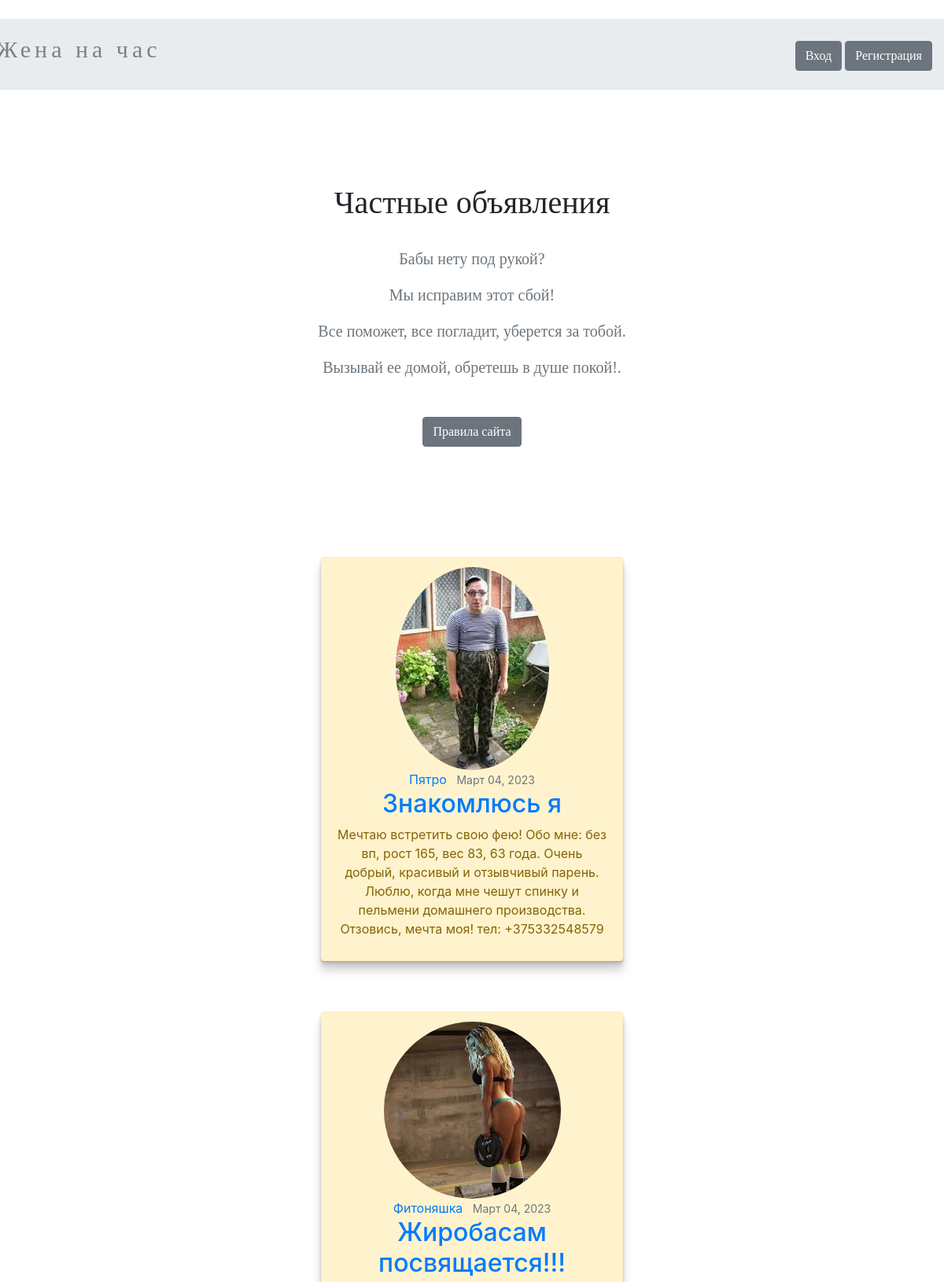
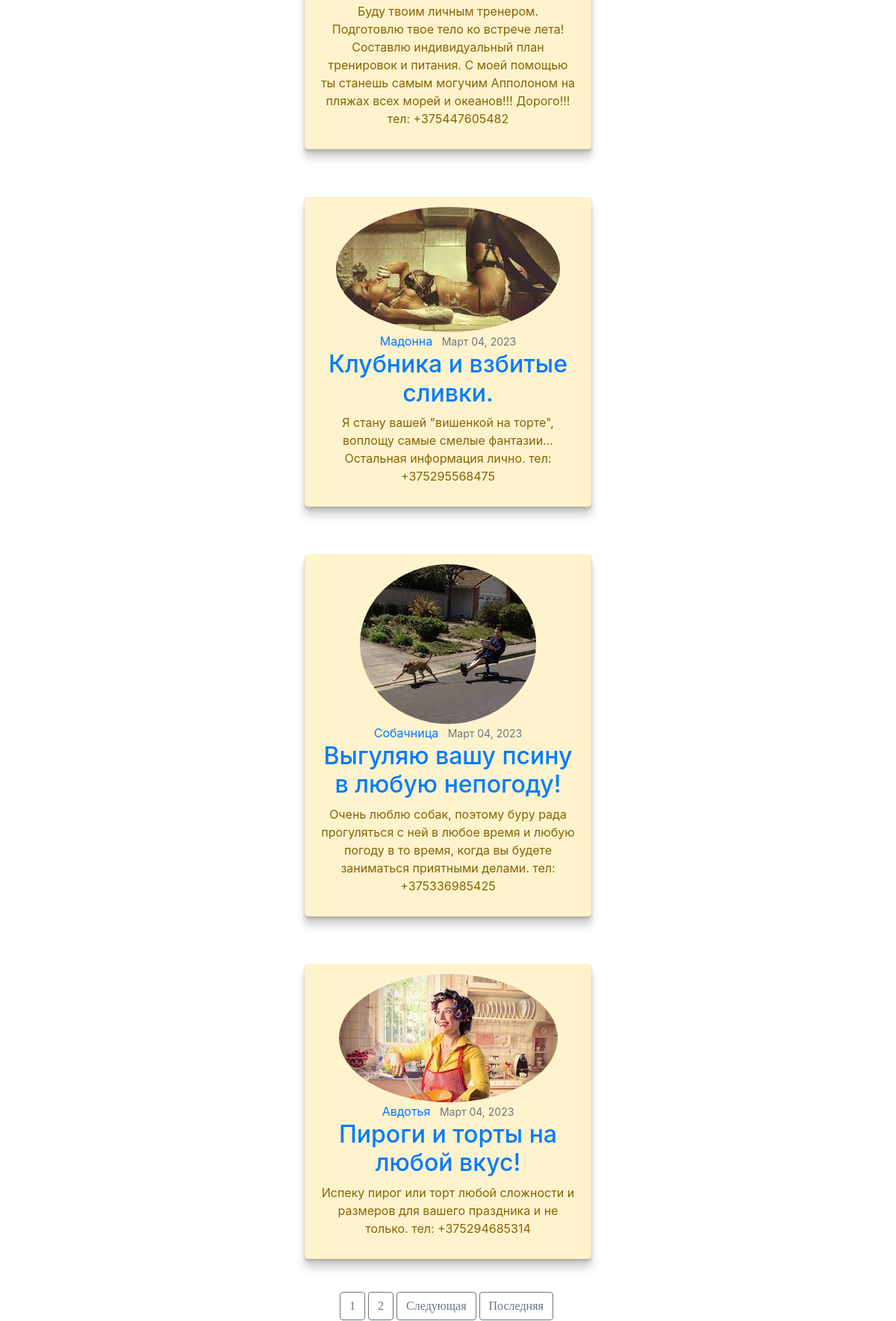
The page / (upper part) on the database its author committed (2 pictures, top to bottom).
### main/models.py (models this page shows, shortened)
class Post(models.Model):
    title = models.CharField(max_length=100)
    content = models.TextField()
    date_posted = models.DateTimeField(default=timezone.now)
    author = models.ForeignKey(User, on_delete=models.CASCADE)

### users/models.py (models this page shows, shortened)
class Profile(models.Model):
    user = models.OneToOneField(User, on_delete=models.CASCADE)
    image = models.ImageField(default='default.jpg', upload_to='profile_pics')

### main/views.py (the view)
# urls.py: path('', PostListView.as_view(), name='home'),
class PostListView(ListView):
    model = Post
    template_name = 'main/index.html'
    context_object_name = 'posts'
    ordering = ['-date_posted']
    paginate_by = 5

### templates/main/index.html (shortened to what this page needs)
﻿{% extends "main/base.html" %}
{% block content %}
    <section class="py-5 text-center container">
    <div class="row py-lg-5">
      <div class="col-lg-6 col-md-8 mx-auto">
        <h1 class="fw-light" >Частные объявления</h1><br>
        <p class="lead text-muted">Бабы нету под рукой?</p>
        <p class="lead text-muted">Мы исправим этот сбой!</p>
        <p class="lead text-muted">Все поможет, все погладит, уберется за тобой.</p>
        <p class="lead text-muted">Вызывай ее домой, обретешь в душе покой!.</p><br>
        <p>
          <a href="{% url 'rules' %}" class="btn btn-secondary my-2">Правила сайта</a>
        </p>
      </div>
    </div>
  </section>
    {% for post in posts %}
        <div><center><article class="media content-section">
            <div class="alert alert-warning">
          <img class="rounded-circle article-img" src="{{ post.author.profile.image.url }}">
          <div class="media-body">
            <div class="article-metadata">
              <a class="mr-2" href="{% url 'user-posts' post.author.username %}">{{ post.author }}</a>
              <small class="text-muted">{{ post.date_posted|date:"F d, Y" }}</small>
            </div>
            <h2><a class="article-title" href="{% url 'post-detail' post.id %}">{{ post.title }}</a></h2>
            <p class="article-content">{{ post.content }}</p>
          </div>
        </center></div>
        </div><br>
    {% endfor %}
    <div class="pagination justify-content-center">
    {% if is_paginated %}
      {% for num in page_obj.paginator.page_range %}
        {% if page_obj.number == num %}
          <a class="btn btn-outline-secondary mb-4 mr-1" href="?page={{ num }}">{{ num }}</a>
        {% elif num > page_obj.number|add:'-3' and num < page_obj.number|add:'3' %}
          <a class="btn btn-outline-secondary mb-4 mr-1" href="?page={{ num }}">{{ num }}</a>
        {% endif %}
      {% endfor %}
      {% if page_obj.has_next %}
        <a class="btn btn-outline-secondary mb-4 mr-1" href="?page={{ page_obj.next_page_number }}">Следующая</a>
        <a class="btn btn-outline-secondary mb-4 mr-1" href="?page={{ page_obj.paginator.num_pages }}">Последняя</a>
      {% endif %}
    {% endif %}
  </div>
{% endblock content %}

### templates/main/base.html (shortened to what this page needs)
{% load static %}
<!doctype html>
<html lang="en">
  <head>
    <link href="https://cdn.jsdelivr.net/npm/bootstrap@5.0.2/dist/css/bootstrap.min.css" rel="stylesheet">
    <link href="/docs/5.3/dist/css/bootstrap.min.css" rel="stylesheet">
    <link rel="stylesheet" href="{% static 'main/main.css' %}">
  </head>
  <body>
    <header class="d-flex flex-wrap align-items-center justify-content-center justify-content-md-between py-3 mb-4 border-bottom">
     <div class="masthead-brand">
      <p>Жена на час</p>
    </div>
    <div class="col-md-3 text-end">
    {% if user.is_authenticated %}
                <a href="{% url 'post-create' %}" class="btn btn-secondary my-2" >Новая запись</a>
                <a href="{% url 'profile' %}" class="btn btn-secondary my-2" >Профиль</a>
                <a href="{% url 'logout' %}" class="btn btn-secondary my-2" >Выход</a>
              {% else %}
                <a href="{% url 'login' %}" class="btn btn-secondary my-2" >Вход</a>
                <a href="{% url 'register' %}" class="btn btn-secondary my-2" >Регистрация</a>
              {% endif %}
    </div>
</header>
<main>
    {% block content %}
    {% endblock content %}
</main>
  </body>
</html>

### main/static/main/main.css (style rules this page uses)
.masthead-brand { font-size: 30px; margin-left: -1000px; color: gray; letter-spacing: 5px; }
main { min-height: calc(100vh - 70px); }
header { height: 90px; background-color: #e9ecef; font-family: "Sansita Swashed", cursive }
html { height: 100%; }
section.py-5 { font-family: "Sansita Swashed", cursive; }
.alert-warning { clear: both; width: 400px; margin: 20px 34%; text-align: center; box-shadow: 0 0.4px 0.4px rgba(128, 128, 128, 0.109), 0 1px 1px rgba(128, 128, 128, 0.155), 0 2.1px 2.1px rgba(128, 128, 128, 0.195), 0 4.4px 4.4px rgba(128, 128, 128, 0.241), 0 12px 12px rgba(128, 128, 128, 0.35); }
a.btn { font-family: "Sansita Swashed", cursive; }

### rows shown on the page
Post: author.profile.image (picture), author "Пятро", date_posted "Март 04, 2023", title "Знакомлюсь я", content "Мечтаю встретить свою фею! Обо мне: без вп, рост 165, вес 83, 63 года. Очень добрый, красивый и отзывчивый парень. Люблю, когда мне чешут спинку и пельмени домашнего производства. Отзовись, мечта моя! тел: +375332548579"
Post: author.profile.image (picture), author "Фитоняшка", date_posted "Март 04, 2023", title "Жиробасам посвящается!!!", content "Буду твоим личным тренером. Подготовлю твое тело ко встрече лета! Составлю индивидуальный план тренировок и питания. С моей помощью ты станешь самым могучим Апполоном на пляжах всех морей и океанов!!! Дорого!!! тел: +375447605482"
Post: author.profile.image (picture), author "Мадонна", date_posted "Март 04, 2023", title "Клубника и взбитые сливки.", content "Я стану вашей \"вишенкой на торте\", воплощу самые смелые фантазии... Остальная информация лично. тел: +375295568475"
Post: author.profile.image (picture), author "Собачница", date_posted "Март 04, 2023", title "Выгуляю вашу псину в любую непогоду!", content "Очень люблю собак, поэтому буру рада прогуляться с ней в любое время и любую погоду в то время, когда вы будете заниматься приятными делами. тел: +375336985425"
Post: author.profile.image (picture), author "Авдотья", date_posted "Март 04, 2023", title "Пироги и торты на любой вкус!", content "Испеку пирог или торт любой сложности и размеров для вашего праздника и не только. тел: +375294685314"

### other values the page prints
{{ num }} "1"
{{ num }} "2"
